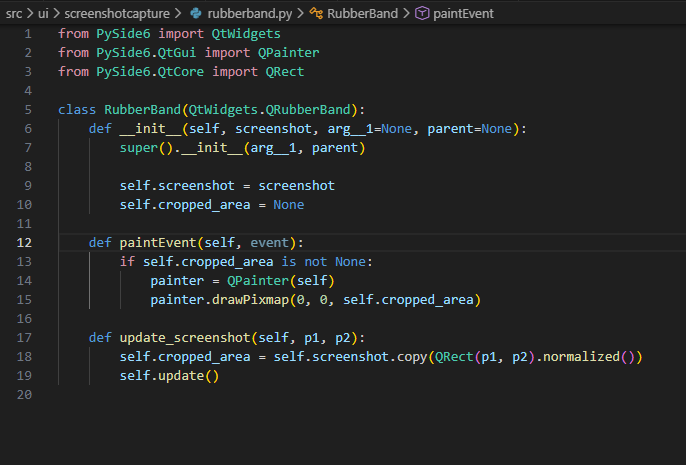
#> input picture src/snip.png, 686 x 465 px
$ python -i object_detector.py   (imports and definitions only)   (older library calls are emulated)
#> lines starting #> are read from the running program, lines starting #| are printed output that depends on the picture; after the words box and inside, x2 and y2 are one past the last pixel; in counts of white or black regions, pixels touching at a corner belong together
#> further down, picture is the input picture: shape (465, 686, 3); mean B, G, R 37.6, 37.6, 35.7
def extract_components(arr, kernel_size=3, iteration=1, is_bgr=True):
    """
    Detect objects within a bitmap, return subarrays of objects

    :param arr: Bitmap array
    :param kernel_size: Determines line thickness
    :param is_bgr: Format of image
    """
#> called with kernel_size = 3, iteration = 1, is_bgr = True
    import cv2, numpy as np

    # Preprocess the image
    gray_img = cv2.cvtColor(arr, cv2.COLOR_BGR2GRAY if is_bgr else cv2.COLOR_RGB2GRAY) # Assuming that there are only RGB and BGR formats
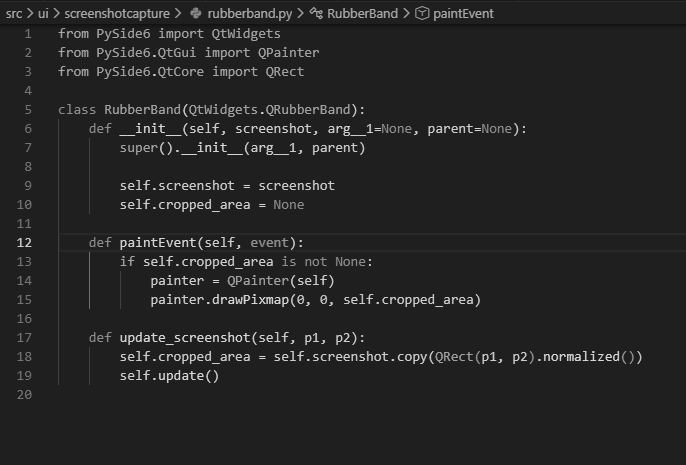
#> gray_img: shape (465, 686); min 18, max 214, mean 37

    sharpness_kernel = np.array([[0, -1, 0], # Sharpen the image to make details stand out
                            [-1, 5, -1],
                            [0, -1, 0]])
    sharpened_img = cv2.filter2D(gray_img, -1, sharpness_kernel)
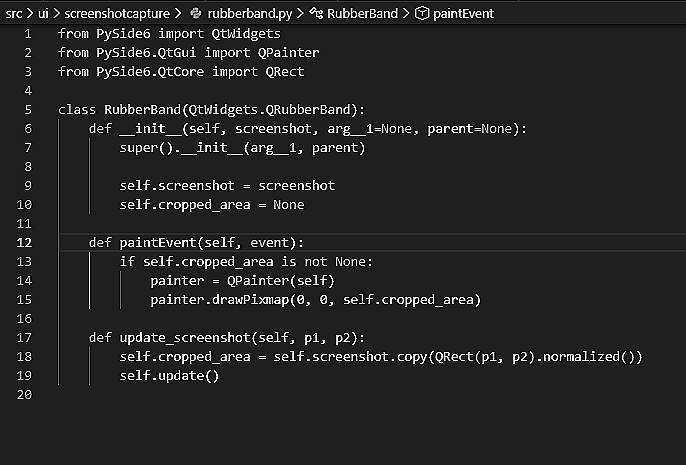
#> sharpened_img: shape (465, 686); min 0, max 255, mean 38

    # Applying threshold
    threshold = cv2.threshold(sharpened_img, 150, 255,
        cv2.THRESH_BINARY_INV)[1]
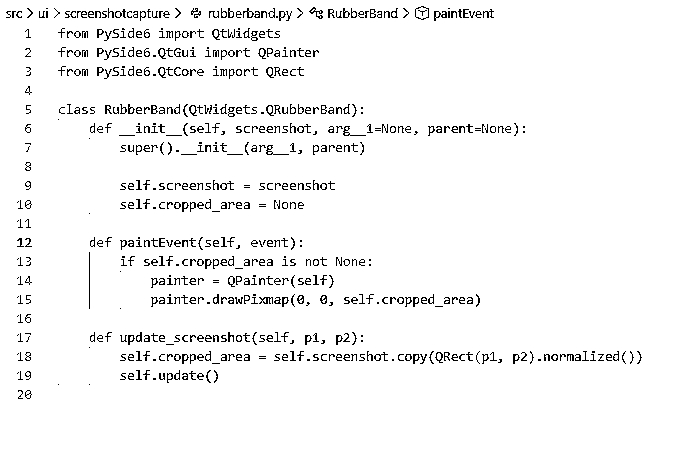
#> threshold: shape (465, 686); 96.1% white; black in thin lines or dots, all inside (x1, y1, x2, y2) = (6, 6, 642, 399)

    kernel = cv2.getStructuringElement(cv2.MORPH_RECT, (kernel_size, kernel_size))
    grouped = cv2.dilate(threshold, kernel, iterations=iteration)
#> grouped: shape (465, 686); every value is 255

    # Apply the Component analysis function
    analysis = cv2.connectedComponentsWithStats(grouped,
                                                4,
                                                cv2.CV_32S)
    totalLabels, _, values, _ = analysis
#> totalLabels = 2; values = [[-1, 2147483647, 0, 0, 0], [0, 0, 686, 465, 318990]]

    # Crop the original bitmap into components
    components = []

    for label in range(1, totalLabels):
        x, y, w, h, _ = values[label]

        if h >= 35 and w >= 35:
            cropped = arr[y:y+h, x:x+w].copy()
            components.append(cropped)
#> this loop made 1 pass
#> (x, y, w, h) on pass 1: (0, 0, 686, 465)
#> after the loop, components = 1 item

    return components

>>> import cv2
>>> picture = cv2.imread('../../../snip.png')
>>> result = extract_components(picture)
#> result = 1 item
